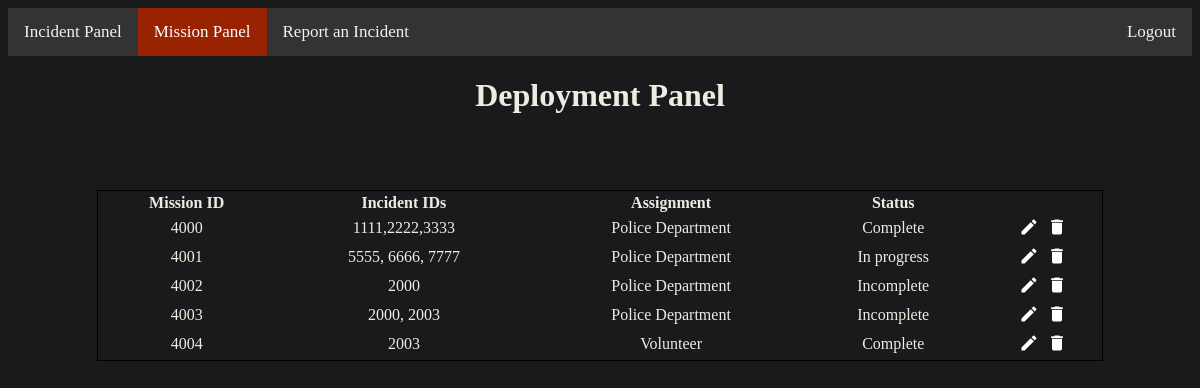
Page /deploymentPanel on the committed database.
### tables this page shows
CREATE TABLE Mission (missionID INT (0, 4) PRIMARY KEY, incidentList TEXT, missionAssignment TEXT, missionStatus TEXT DEFAULT Incomplete);

### Prototype/views.py (the view, shortened to what this page needs)
@app.route('/deploymentPanel', methods=['POST', 'GET'])
def deploymentPanel():
    roles = ["Officer", "Manager"]
    global USER
    if not authenticate(roles):
        if USER == None or request.referrer == None:
            return redirect(url_for('login'))
        return redirect(request.referrer)
    id = False
    missions = pullMission()
    missionID = [m[0] for m in missions]
    missionList = [m[1] for m in missions]
    team = [m[2] for m in missions]
    status = [m[3] for m in missions]
    length = len(missionID)
    return render_template('deploymentTable.html', length=length, missionID=missionID, missionList=missionList, team=team, status=status, id=id)

### Prototype/views.py (called while the page is built)
def authenticate(roles):
    global USER
    if USER not in roles and USER != "Admin":
        return False
    return True

def pullMission():
    conn = sqlite3.connect("callCenter.db")
    cur = conn.cursor()
    mis = cur.execute('SELECT * FROM Mission')
    mis = cur.fetchall()
    conn.commit()
    cur.close()
    conn.close()
    return mis

### Prototype/templates/deploymentTable.html
{% extends "deploymentPanel.html" %}
{% block table %}
    {% for i in range(length) %}
    <tr class="data">
        <td>{{missionID[i]}}</td>
        <td>{{missionList[i]}}</td>
        <td>{{team[i]}}</td>
        {% if id == missionID[i] %}
        <td><input type="text" placeholder="{{status[i]}}" onkeypress="return event.keyCode != 13;" name="status" /></td>
        {% else %}
        <td>{{status[i]}}</td>
        {% endif %}
        <td>
            {% if id == missionID[i] %}
            <button name="edit" value="{{missionID[i]}}" style="cursor: pointer; background-color: transparent; border: 0px; width: 24px; height: 24px;">
                <svg viewBox="0 0 24 24" style="width:20px; height: 20px;">
                    <path fill="#FFF" d="M21.1,12.5L22.5,13.91L15.97,20.5L12.5,17L13.9,15.59L15.97,17.67L21.1,12.5M10,17L13,20H3V18C3,15.79 6.58,14 11,14L12.89,14.11L10,17M11,4A4,4 0 0,1 15,8A4,4 0 0,1 11,12A4,4 0 0,1 7,8A4,4 0 0,1 11,4Z" />
                </svg>
            </button>
            {% else %}
            <button name="edit" value="{{missionID[i]}}" style="cursor: pointer; background-color: transparent; border: 0px; width: 24px; height: 24px;">
                <svg viewBox="0 0 24 24" style="width:20px; height: 20px;">
                    <path fill="#FFF" d="M20.71,7.04C21.1,6.65 21.1,6 20.71,5.63L18.37,3.29C18,2.9 17.35,2.9 16.96,3.29L15.12,5.12L18.87,8.87M3,17.25V21H6.75L17.81,9.93L14.06,6.18L3,17.25Z" />
                </svg>
            </button>
            {% endif %}
            <button type="submit" name="delete" value="{{missionID[i]}}" style="cursor: pointer; background-color: transparent; border: 0px; width: 24px; height: 24px;">
                <svg viewBox="0 0 24 24" style="width:20px; height: 20px;">
                    <path fill="#FFF" d="M19,4H15.5L14.5,3H9.5L8.5,4H5V6H19M6,19A2,2 0 0,0 8,21H16A2,2 0 0,0 18,19V7H6V19Z" />
                </svg>
            </button>
        </td>
    </tr>
    {% endfor %}
{% endblock %}

### Prototype/templates/deploymentPanel.html (style rules this page uses)
.data { text-align: center; }

### rows in the picture
Mission: missionID "4000", incidentList "1111,2222,3333", missionAssignment "Police Department", missionStatus "Complete"
Mission: missionID "4001", incidentList "5555, 6666, 7777", missionAssignment "Police Department", missionStatus "In progress"
Mission: missionID "4002", incidentList "2000", missionAssignment "Police Department", missionStatus "Incomplete"
Mission: missionID "4003", incidentList "2000, 2003", missionAssignment "Police Department", missionStatus "Incomplete"
Mission: missionID "4004", incidentList "2003", missionAssignment "Volunteer", missionStatus "Complete"
